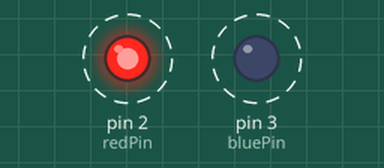
The sketch below on a simulated Arduino Uno, built with avr-gcc and run on an emulated ATmega328P. On the bench: output pins drawn as LEDs (lit = HIGH). Dashed ring = blinking.

Above: at 0.2 s.
Timing chart, 0 to 3.0 s (numbered marks = the images above):
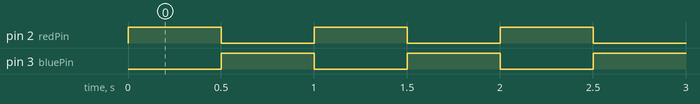

The sketch:

policie.ino
```cpp
const int redPin = 2;
const int bluePin = 3;

void setup() {
  // put your setup code here, to run once:
  pinMode(redPin, OUTPUT);
  pinMode(bluePin, OUTPUT);

  digitalWrite(redPin, LOW);
  digitalWrite(bluePin, LOW);
}

void loop() {
  // put your main code here, to run repeatedly:

  digitalWrite(redPin, HIGH);
  digitalWrite(bluePin, LOW);

  delay(500);

  digitalWrite(redPin, LOW);
  digitalWrite(bluePin, HIGH);

  delay(500);
}
```

Measured:
- by itself, pin 2 (redPin), pin 3 (bluePin): alternates HIGH for 0.50 s and LOW for 0.50 s
